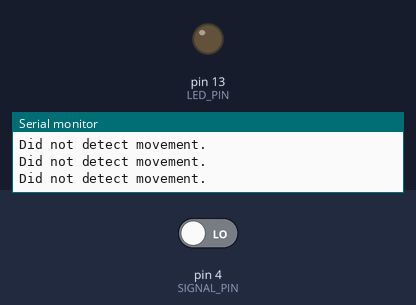
A sketch run on a simulated Arduino Uno, built with avr-gcc and run on an emulated ATmega328P. Parts: output pins drawn as LEDs (lit = HIGH), the last lines printed to the serial monitor. The inputs (shaded band) are chosen by the test bench; at power-on: pin 4 (SIGNAL_PIN) LOW.

Above: at 10.8 s.
10.9 s: pin 4 (SIGNAL_PIN) driven HIGH
At 15.9 s:
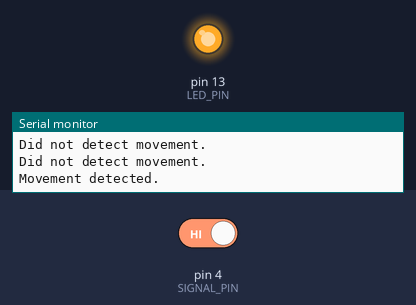
16.9 s: pin 4 (SIGNAL_PIN) driven LOW
At 20.9 s:
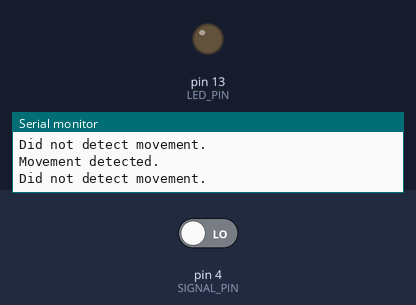
Timing chart, 0 to 22.4 s (numbered marks = the images above; inputs shaded):
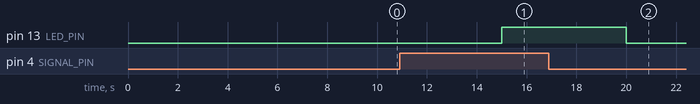

Measured:
- after the input at 10.9 s, pin 13 (LED_PIN): LOW → HIGH after 4.1 s
- after the input at 16.9 s, pin 13 (LED_PIN): HIGH → LOW after 3.1 s

The sketch:

ArduinoCode.ino
```cpp
#define SIGNAL_PIN 4 //PIR sensor
#define LED_PIN 13 //LED light

void setup()
{
  Serial.begin(115200);

  pinMode(SIGNAL_PIN, INPUT);
  pinMode(LED_PIN, OUTPUT);
  digitalWrite(LED_PIN, LOW);
}

void loop() {
  if (digitalRead(SIGNAL_PIN) == HIGH) {
    Serial.println("Movement detected.");
    digitalWrite(LED_PIN, HIGH);
  }
  else {
    Serial.println("Did not detect movement.");
    digitalWrite(LED_PIN, LOW);
  }
  delay(5000);
}
```
